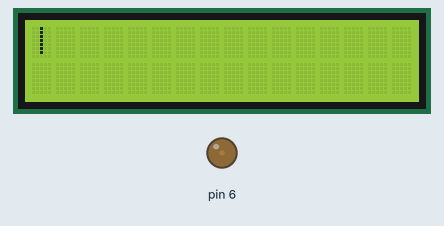
This sketch was run on a simulated Arduino Uno, built with avr-gcc and run on an emulated ATmega328P. Parts: 16×2 character LCD, output pins drawn as LEDs (lit = HIGH).

Above: at 0.11 s.
At 0.51 s:
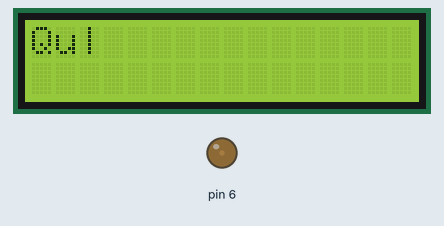
At 0.92 s:
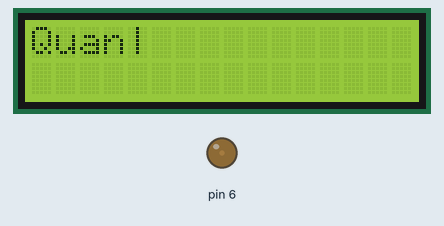
At 1.73 s:
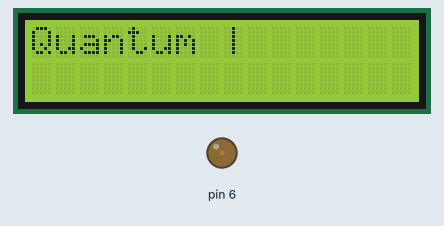
At 2.55 s:
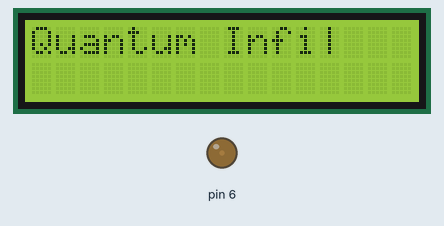
At 3.3 s:
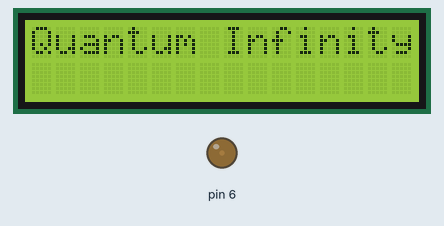

The sketch:

LCD_LINE_TEXT.ino
```cpp
#include<LiquidCrystal.h>
int Contrast=20;
int i=0, a=0, j=15, b=15;
char mes[]="Quantum Infinity";
 LiquidCrystal lcd(12, 11, 5, 4, 3, 2);

 void setup()
 {
    analogWrite(6,Contrast);
     lcd.begin(16, 2);
  }
     void loop()
 {
  while(i<=15)
  {
  lcd.setCursor(i,0);
  lcd.print("|");
  delay(100);
  lcd.clear();
  a=0;
  while(a<=i)
    {
    lcd.print(mes[a]);
    a=a+1;
    }
  i=i+1;
  delay(100);
  }
}
```
